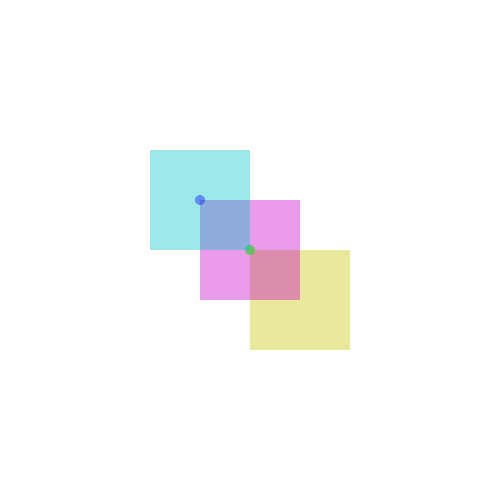
Frame 1 (no input)
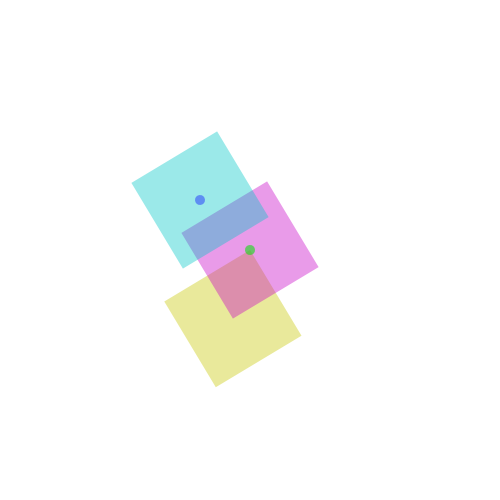
Frame 60 (the mouse pressed at the canvas centre just before this capture)
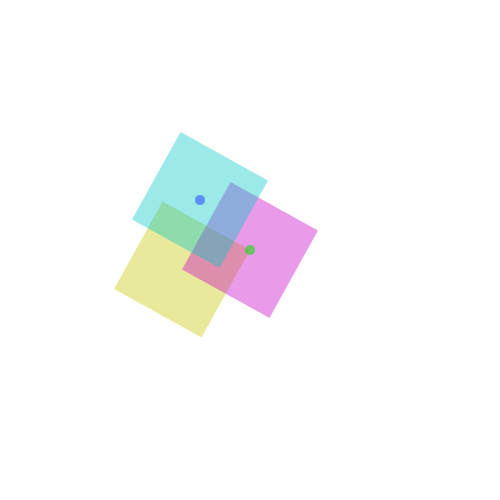
Frame 120 (the mouse held since frame 60 and released just before this capture)

The Processing sketch that drew these frames (run headless with seeded random() and noise(); from frame 60 on, the mouse is pressed at the canvas centre):

// Processing sketch: transformation_03_rotation
// ── transformation_03_rotation.pde

int angle=0;

void setup() {
  size(500, 500);
  noStroke();
}

void draw() {
  background(255);

  pushMatrix();
  fill(200, 200, 0,100);
  translate(width/2, height/2);
  rotate(radians(angle));
  rect(0, 0, 100, 100);
  
  //Pivot point
  fill(0,255,0,100);
  ellipse(0,0,10,10);
  popMatrix();
  
  
    pushMatrix();
  fill(200, 0, 200,100);
  translate(width/2, height/2);

  rotate(radians(angle));
  rect(-50, -50, 100, 100);
   //Pivot point
  fill(0,255,0,100);
  ellipse(0,0,10,10);
  popMatrix();
  
  
    pushMatrix();
  fill(0, 200, 200,100);
  translate(width/2-50, height/2-50);
  rotate(radians(angle));
  translate(-50,-50);
  rect(0, 0, 100, 100);
  
  //Pivot point
  fill(0,0,255,100);
  ellipse(50,50,10,10);
  popMatrix();
  
  angle++;
  
}
